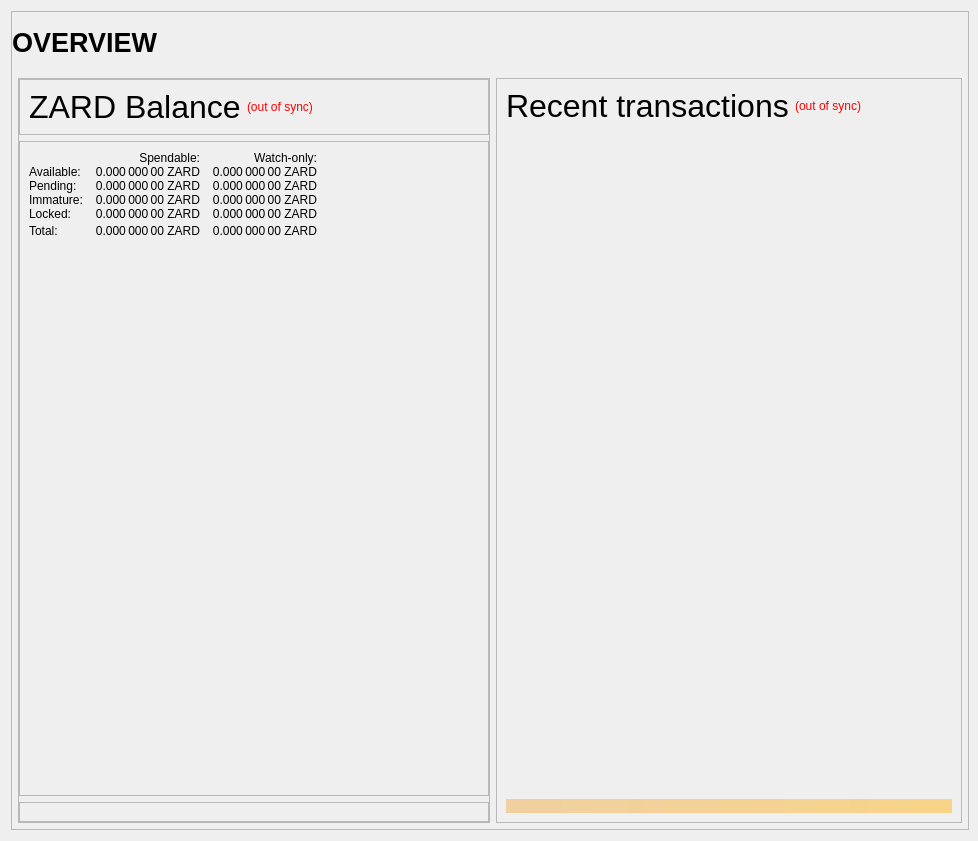
<?xml version="1.0" encoding="UTF-8"?>
<ui version="4.0">
 <class>OverviewPage</class>
 <widget class="QWidget" name="OverviewPage">
  <property name="geometry">
   <rect>
    <x>0</x>
    <y>0</y>
    <width>978</width>
    <height>841</height>
   </rect>
  </property>
  <property name="minimumSize">
   <size>
    <width>960</width>
    <height>682</height>
   </size>
  </property>
  <property name="windowTitle">
   <string>Form</string>
  </property>
  <layout class="QVBoxLayout" name="topLayout" stretch="1">
   <property name="rightMargin">
    <number>9</number>
   </property>
   <item>
    <widget class="QFrame" name="frame_BG">
     <property name="minimumSize">
      <size>
       <width>850</width>
       <height>610</height>
      </size>
     </property>
     <property name="maximumSize">
      <size>
       <width>16777215</width>
       <height>16777215</height>
      </size>
     </property>
     <property name="frameShape">
      <enum>QFrame::StyledPanel</enum>
     </property>
     <property name="frameShadow">
      <enum>QFrame::Raised</enum>
     </property>
     <layout class="QVBoxLayout" name="verticalLayout_3" stretch="1">
      <property name="leftMargin">
       <number>0</number>
      </property>
      <property name="topMargin">
       <number>0</number>
      </property>
      <property name="rightMargin">
       <number>0</number>
      </property>
      <property name="bottomMargin">
       <number>6</number>
      </property>
      <item>
       <layout class="QVBoxLayout" name="verticalLayout_Master" stretch="0,1">
        <property name="leftMargin">
         <number>0</number>
        </property>
        <property name="topMargin">
         <number>0</number>
        </property>
        <property name="rightMargin">
         <number>0</number>
        </property>
        <property name="bottomMargin">
         <number>0</number>
        </property>
        <item>
         <widget class="QFrame" name="frame_Header">
          <layout class="QVBoxLayout" name="verticalLayout_Header" stretch="0">
           <property name="leftMargin">
            <number>0</number>
           </property>
           <property name="topMargin">
            <number>0</number>
           </property>
           <property name="rightMargin">
            <number>0</number>
           </property>
           <property name="bottomMargin">
            <number>0</number>
           </property>
           <item>
            <layout class="QHBoxLayout" name="horizontalLayout_Header" stretch="1,0,1">
             <property name="spacing">
              <number>6</number>
             </property>
             <item>
              <widget class="QLabel" name="labelOverviewHeaderLeft">
               <property name="minimumSize">
                <size>
                 <width>464</width>
                 <height>60</height>
                </size>
               </property>
               <property name="maximumSize">
                <size>
                 <width>16777215</width>
                 <height>60</height>
                </size>
               </property>
               <property name="font">
                <font>
                 <pointsize>20</pointsize>
                 <weight>75</weight>
                 <bold>true</bold>
                </font>
               </property>
               <property name="text">
                <string>OVERVIEW</string>
               </property>
               <property name="alignment">
                <set>Qt::AlignLeading|Qt::AlignLeft|Qt::AlignVCenter</set>
               </property>
              </widget>
             </item>
             <item>
              <spacer name="horizontalSpacer_Header">
               <property name="orientation">
                <enum>Qt::Horizontal</enum>
               </property>
               <property name="sizeHint" stdset="0">
                <size>
                 <width>40</width>
                 <height>20</height>
                </size>
               </property>
              </spacer>
             </item>
             <item>
              <widget class="QLabel" name="labelOverviewHeaderRight">
               <property name="minimumSize">
                <size>
                 <width>464</width>
                 <height>60</height>
                </size>
               </property>
               <property name="maximumSize">
                <size>
                 <width>16777215</width>
                 <height>60</height>
                </size>
               </property>
               <property name="font">
                <font>
                 <pointsize>14</pointsize>
                </font>
               </property>
               <property name="text">
                <string/>
               </property>
               <property name="alignment">
                <set>Qt::AlignRight|Qt::AlignTrailing|Qt::AlignVCenter</set>
               </property>
              </widget>
             </item>
            </layout>
           </item>
          </layout>
         </widget>
        </item>
        <item>
         <widget class="QFrame" name="frame_Content">
          <layout class="QVBoxLayout" name="verticalLayout_Content">
           <property name="leftMargin">
            <number>6</number>
           </property>
           <property name="topMargin">
            <number>0</number>
           </property>
           <property name="rightMargin">
            <number>6</number>
           </property>
           <property name="bottomMargin">
            <number>0</number>
           </property>
           <item>
            <layout class="QHBoxLayout" name="horizontalLayout_Content" stretch="1,1">
             <property name="spacing">
              <number>6</number>
             </property>
             <item>
              <layout class="QVBoxLayout" name="verticalLayout_left" stretch="0">
               <item>
                <widget class="QFrame" name="frameObfuscation">
                 <property name="minimumSize">
                  <size>
                   <width>0</width>
                   <height>0</height>
                  </size>
                 </property>
                 <property name="frameShape">
                  <enum>QFrame::StyledPanel</enum>
                 </property>
                 <property name="frameShadow">
                  <enum>QFrame::Raised</enum>
                 </property>
                 <layout class="QVBoxLayout" name="verticalLayout" stretch="0,0,0">
                  <property name="leftMargin">
                   <number>0</number>
                  </property>
                  <property name="topMargin">
                   <number>0</number>
                  </property>
                  <property name="rightMargin">
                   <number>0</number>
                  </property>
                  <property name="bottomMargin">
                   <number>0</number>
                  </property>
                  <item>
                   <widget class="QFrame" name="frame_CombinedBalances">
                    <property name="minimumSize">
                     <size>
                      <width>470</width>
                      <height>0</height>
                     </size>
                    </property>
                    <property name="frameShape">
                     <enum>QFrame::StyledPanel</enum>
                    </property>
                    <property name="frameShadow">
                     <enum>QFrame::Raised</enum>
                    </property>
                    <layout class="QVBoxLayout" name="verticalLayout_5">
                     <property name="spacing">
                      <number>6</number>
                     </property>
                     <property name="sizeConstraint">
                      <enum>QLayout::SetNoConstraint</enum>
                     </property>
                     <item>
                      <layout class="QHBoxLayout" name="horizontalLayout_5" stretch="0,0,0">
                       <item>
                        <widget class="QLabel" name="label_5z">
                         <property name="minimumSize">
                          <size>
                           <width>0</width>
                           <height>20</height>
                          </size>
                         </property>
                         <property name="font">
                          <font>
                           <pointsize>24</pointsize>
                           <weight>50</weight>
                           <bold>false</bold>
                          </font>
                         </property>
                         <property name="text">
                          <string>ZARD Balance</string>
                         </property>
                        </widget>
                       </item>
                       <item>
                        <widget class="QLabel" name="labelWalletStatus">
                         <property name="cursor">
                          <cursorShape>WhatsThisCursor</cursorShape>
                         </property>
                         <property name="toolTip">
                          <string>The displayed information may be out of date. Your wallet automatically synchronizes with the Zaarde network after a connection is established, but this process has not completed yet.</string>
                         </property>
                         <property name="styleSheet">
                          <string notr="true">QLabel { color: red; }</string>
                         </property>
                         <property name="text">
                          <string notr="true">(out of sync)</string>
                         </property>
                         <property name="alignment">
                          <set>Qt::AlignLeading|Qt::AlignLeft|Qt::AlignVCenter</set>
                         </property>
                        </widget>
                       </item>
                       <item>
                        <spacer name="horizontalSpacer_1">
                         <property name="orientation">
                          <enum>Qt::Horizontal</enum>
                         </property>
                         <property name="sizeHint" stdset="0">
                          <size>
                           <width>40</width>
                           <height>20</height>
                          </size>
                         </property>
                        </spacer>
                       </item>
                      </layout>
                     </item>
                    </layout>
                   </widget>
                  </item>
                  <item>
                   <widget class="QFrame" name="frame_Balances">
                    <property name="frameShape">
                     <enum>QFrame::StyledPanel</enum>
                    </property>
                    <property name="frameShadow">
                     <enum>QFrame::Raised</enum>
                    </property>
                    <layout class="QVBoxLayout" name="verticalLayout_4">
                     <property name="topMargin">
                      <number>9</number>
                     </property>
                     <item>
                      <layout class="QGridLayout" name="gridLayout">
                       <property name="horizontalSpacing">
                        <number>12</number>
                       </property>
                       <property name="verticalSpacing">
                        <number>0</number>
                       </property>
                       <item row="4" column="0">
                        <widget class="QLabel" name="labelLockedBalanceText">
                         <property name="toolTip">
                          <string>Locked ZARD or Masternode collaterals. These are excluded from zZARD minting.</string>
                         </property>
                         <property name="text">
                          <string>Locked:</string>
                         </property>
                        </widget>
                       </item>
                       <item row="4" column="2">
                        <widget class="QLabel" name="labelWatchLocked">
                         <property name="font">
                          <font>
                           <weight>50</weight>
                           <bold>false</bold>
                          </font>
                         </property>
                         <property name="cursor">
                          <cursorShape>IBeamCursor</cursorShape>
                         </property>
                         <property name="toolTip">
                          <string>Current locked balance in watch-only addresses</string>
                         </property>
                         <property name="text">
                          <string notr="true">0.000 000 00 ZARD</string>
                         </property>
                         <property name="alignment">
                          <set>Qt::AlignRight|Qt::AlignTrailing|Qt::AlignVCenter</set>
                         </property>
                         <property name="textInteractionFlags">
                          <set>Qt::LinksAccessibleByMouse|Qt::TextSelectableByKeyboard|Qt::TextSelectableByMouse</set>
                         </property>
                        </widget>
                       </item>
                       <item row="3" column="2">
                        <widget class="QLabel" name="labelWatchImmature">
                         <property name="font">
                          <font>
                           <weight>50</weight>
                           <bold>false</bold>
                          </font>
                         </property>
                         <property name="cursor">
                          <cursorShape>IBeamCursor</cursorShape>
                         </property>
                         <property name="toolTip">
                          <string>Staked or masternode rewards in watch-only addresses that has not yet matured</string>
                         </property>
                         <property name="text">
                          <string notr="true">0.000 000 00 ZARD</string>
                         </property>
                         <property name="alignment">
                          <set>Qt::AlignRight|Qt::AlignTrailing|Qt::AlignVCenter</set>
                         </property>
                         <property name="textInteractionFlags">
                          <set>Qt::LinksAccessibleByMouse|Qt::TextSelectableByKeyboard|Qt::TextSelectableByMouse</set>
                         </property>
                        </widget>
                       </item>
                       <item row="3" column="0">
                        <widget class="QLabel" name="labelImmatureText">
                         <property name="text">
                          <string>Immature:</string>
                         </property>
                        </widget>
                       </item>
                       <item row="5" column="0">
                        <widget class="QLabel" name="labelTotalText">
                         <property name="toolTip">
                          <string>Your current Zaarde balance, unconfirmed and immature transactions included</string>
                         </property>
                         <property name="text">
                          <string>Total:</string>
                         </property>
                        </widget>
                       </item>
                       <item row="1" column="1">
                        <widget class="QLabel" name="labelBalance">
                         <property name="font">
                          <font>
                           <weight>50</weight>
                           <bold>false</bold>
                          </font>
                         </property>
                         <property name="cursor">
                          <cursorShape>IBeamCursor</cursorShape>
                         </property>
                         <property name="toolTip">
                          <string>Your current spendable balance</string>
                         </property>
                         <property name="text">
                          <string notr="true">0.000 000 00 ZARD</string>
                         </property>
                         <property name="alignment">
                          <set>Qt::AlignRight|Qt::AlignTrailing|Qt::AlignVCenter</set>
                         </property>
                         <property name="textInteractionFlags">
                          <set>Qt::LinksAccessibleByMouse|Qt::TextSelectableByKeyboard|Qt::TextSelectableByMouse</set>
                         </property>
                        </widget>
                       </item>
                       <item row="3" column="1">
                        <widget class="QLabel" name="labelImmature">
                         <property name="font">
                          <font>
                           <weight>50</weight>
                           <bold>false</bold>
                          </font>
                         </property>
                         <property name="cursor">
                          <cursorShape>IBeamCursor</cursorShape>
                         </property>
                         <property name="toolTip">
                          <string>Staked or masternode rewards that has not yet matured</string>
                         </property>
                         <property name="text">
                          <string notr="true">0.000 000 00 ZARD</string>
                         </property>
                         <property name="alignment">
                          <set>Qt::AlignRight|Qt::AlignTrailing|Qt::AlignVCenter</set>
                         </property>
                         <property name="textInteractionFlags">
                          <set>Qt::LinksAccessibleByMouse|Qt::TextSelectableByKeyboard|Qt::TextSelectableByMouse</set>
                         </property>
                        </widget>
                       </item>
                       <item row="0" column="1">
                        <widget class="QLabel" name="labelSpendable">
                         <property name="text">
                          <string>Spendable:</string>
                         </property>
                         <property name="alignment">
                          <set>Qt::AlignRight|Qt::AlignTrailing|Qt::AlignVCenter</set>
                         </property>
                        </widget>
                       </item>
                       <item row="2" column="2">
                        <widget class="QLabel" name="labelWatchPending">
                         <property name="font">
                          <font>
                           <weight>50</weight>
                           <bold>false</bold>
                          </font>
                         </property>
                         <property name="cursor">
                          <cursorShape>IBeamCursor</cursorShape>
                         </property>
                         <property name="toolTip">
                          <string>Unconfirmed transactions to watch-only addresses</string>
                         </property>
                         <property name="text">
                          <string notr="true">0.000 000 00 ZARD</string>
                         </property>
                         <property name="alignment">
                          <set>Qt::AlignRight|Qt::AlignTrailing|Qt::AlignVCenter</set>
                         </property>
                         <property name="textInteractionFlags">
                          <set>Qt::LinksAccessibleByMouse|Qt::TextSelectableByKeyboard|Qt::TextSelectableByMouse</set>
                         </property>
                        </widget>
                       </item>
                       <item row="5" column="2">
                        <widget class="QLabel" name="labelWatchTotal">
                         <property name="font">
                          <font>
                           <weight>50</weight>
                           <bold>false</bold>
                          </font>
                         </property>
                         <property name="cursor">
                          <cursorShape>IBeamCursor</cursorShape>
                         </property>
                         <property name="toolTip">
                          <string>Current total balance in watch-only addresses</string>
                         </property>
                         <property name="text">
                          <string notr="true">0.000 000 00 ZARD</string>
                         </property>
                         <property name="alignment">
                          <set>Qt::AlignRight|Qt::AlignTrailing|Qt::AlignVCenter</set>
                         </property>
                         <property name="textInteractionFlags">
                          <set>Qt::LinksAccessibleByMouse|Qt::TextSelectableByKeyboard|Qt::TextSelectableByMouse</set>
                         </property>
                        </widget>
                       </item>
                       <item row="4" column="1">
                        <widget class="QLabel" name="labelLockedBalance">
                         <property name="font">
                          <font>
                           <weight>50</weight>
                           <bold>false</bold>
                          </font>
                         </property>
                         <property name="cursor">
                          <cursorShape>IBeamCursor</cursorShape>
                         </property>
                         <property name="toolTip">
                          <string>Locked ZARD or Masternode collaterals. These are excluded from zZARD minting.</string>
                         </property>
                         <property name="text">
                          <string notr="true">0.000 000 00 ZARD</string>
                         </property>
                         <property name="alignment">
                          <set>Qt::AlignRight|Qt::AlignTrailing|Qt::AlignVCenter</set>
                         </property>
                         <property name="textInteractionFlags">
                          <set>Qt::LinksAccessibleByMouse|Qt::TextSelectableByKeyboard|Qt::TextSelectableByMouse</set>
                         </property>
                        </widget>
                       </item>
                       <item row="5" column="3">
                        <spacer name="horizontalSpacer_9">
                         <property name="orientation">
                          <enum>Qt::Horizontal</enum>
                         </property>
                         <property name="sizeHint" stdset="0">
                          <size>
                           <width>40</width>
                           <height>20</height>
                          </size>
                         </property>
                        </spacer>
                       </item>
                       <item row="1" column="0">
                        <widget class="QLabel" name="labelBalanceText">
                         <property name="text">
                          <string>Available:</string>
                         </property>
                        </widget>
                       </item>
                       <item row="2" column="0">
                        <widget class="QLabel" name="labelPendingText">
                         <property name="text">
                          <string>Pending:</string>
                         </property>
                        </widget>
                       </item>
                       <item row="5" column="1">
                        <widget class="QLabel" name="labelTotal">
                         <property name="font">
                          <font>
                           <weight>50</weight>
                           <bold>false</bold>
                          </font>
                         </property>
                         <property name="cursor">
                          <cursorShape>IBeamCursor</cursorShape>
                         </property>
                         <property name="toolTip">
                          <string>Your current Zaarde balance, unconfirmed and immature transactions included</string>
                         </property>
                         <property name="text">
                          <string notr="true">0.000 000 00 ZARD</string>
                         </property>
                         <property name="alignment">
                          <set>Qt::AlignRight|Qt::AlignTrailing|Qt::AlignVCenter</set>
                         </property>
                         <property name="textInteractionFlags">
                          <set>Qt::LinksAccessibleByMouse|Qt::TextSelectableByKeyboard|Qt::TextSelectableByMouse</set>
                         </property>
                        </widget>
                       </item>
                       <item row="0" column="2">
                        <widget class="QLabel" name="labelWatchonly">
                         <property name="text">
                          <string>Watch-only:</string>
                         </property>
                         <property name="alignment">
                          <set>Qt::AlignRight|Qt::AlignTrailing|Qt::AlignVCenter</set>
                         </property>
                        </widget>
                       </item>
                       <item row="2" column="1">
                        <widget class="QLabel" name="labelUnconfirmed">
                         <property name="font">
                          <font>
                           <weight>50</weight>
                           <bold>false</bold>
                          </font>
                         </property>
                         <property name="cursor">
                          <cursorShape>IBeamCursor</cursorShape>
                         </property>
                         <property name="toolTip">
                          <string>Total of transactions that have yet to be confirmed, and do not yet count toward the spendable balance</string>
                         </property>
                         <property name="text">
                          <string notr="true">0.000 000 00 ZARD</string>
                         </property>
                         <property name="alignment">
                          <set>Qt::AlignRight|Qt::AlignTrailing|Qt::AlignVCenter</set>
                         </property>
                         <property name="textInteractionFlags">
                          <set>Qt::LinksAccessibleByMouse|Qt::TextSelectableByKeyboard|Qt::TextSelectableByMouse</set>
                         </property>
                        </widget>
                       </item>
                       <item row="1" column="2">
                        <widget class="QLabel" name="labelWatchAvailable">
                         <property name="font">
                          <font>
                           <weight>50</weight>
                           <bold>false</bold>
                          </font>
                         </property>
                         <property name="cursor">
                          <cursorShape>IBeamCursor</cursorShape>
                         </property>
                         <property name="toolTip">
                          <string>Your current balance in watch-only addresses</string>
                         </property>
                         <property name="text">
                          <string notr="true">0.000 000 00 ZARD</string>
                         </property>
                         <property name="alignment">
                          <set>Qt::AlignRight|Qt::AlignTrailing|Qt::AlignVCenter</set>
                         </property>
                         <property name="textInteractionFlags">
                          <set>Qt::LinksAccessibleByMouse|Qt::TextSelectableByKeyboard|Qt::TextSelectableByMouse</set>
                         </property>
                        </widget>
                       </item>
                      </layout>
                     </item>
                     <item>
                      <spacer name="verticalSpacer_3">
                       <property name="orientation">
                        <enum>Qt::Vertical</enum>
                       </property>
                       <property name="sizeHint" stdset="0">
                        <size>
                         <width>20</width>
                         <height>40</height>
                        </size>
                       </property>
                      </spacer>
                     </item>
                    </layout>
                   </widget>
                  </item>
                  <item>
                   <widget class="QFrame" name="frame_ZerocoinBalances">
                    <property name="frameShape">
                     <enum>QFrame::StyledPanel</enum>
                    </property>
                    <property name="frameShadow">
                     <enum>QFrame::Raised</enum>
                    </property>
                    <layout class="QVBoxLayout" name="verticalLayout_7"/>
                   </widget>
                  </item>
                 </layout>
                </widget>
               </item>
              </layout>
             </item>
             <item>
              <layout class="QVBoxLayout" name="verticalLayout_right" stretch="1">
               <item>
                <widget class="QFrame" name="frame_RecentTransactions">
                 <property name="minimumSize">
                  <size>
                   <width>0</width>
                   <height>0</height>
                  </size>
                 </property>
                 <property name="frameShape">
                  <enum>QFrame::StyledPanel</enum>
                 </property>
                 <property name="frameShadow">
                  <enum>QFrame::Raised</enum>
                 </property>
                 <layout class="QVBoxLayout" name="verticalLayout_1" stretch="0,0,0,0">
                  <item>
                   <layout class="QHBoxLayout" name="horizontalLayout_2">
                    <item>
                     <widget class="QLabel" name="label_4">
                      <property name="minimumSize">
                       <size>
                        <width>0</width>
                        <height>20</height>
                       </size>
                      </property>
                      <property name="font">
                       <font>
                        <pointsize>24</pointsize>
                        <weight>50</weight>
                        <bold>false</bold>
                       </font>
                      </property>
                      <property name="text">
                       <string>Recent transactions</string>
                      </property>
                     </widget>
                    </item>
                    <item>
                     <widget class="QLabel" name="labelTransactionsStatus">
                      <property name="cursor">
                       <cursorShape>WhatsThisCursor</cursorShape>
                      </property>
                      <property name="toolTip">
                       <string>The displayed information may be out of date. Your wallet automatically synchronizes with the Zaarde network after a connection is established, but this process has not completed yet.</string>
                      </property>
                      <property name="styleSheet">
                       <string notr="true">QLabel { color: red; }</string>
                      </property>
                      <property name="text">
                       <string notr="true">(out of sync)</string>
                      </property>
                      <property name="alignment">
                       <set>Qt::AlignRight|Qt::AlignTrailing|Qt::AlignVCenter</set>
                      </property>
                     </widget>
                    </item>
                    <item>
                     <spacer name="horizontalSpacer">
                      <property name="orientation">
                       <enum>Qt::Horizontal</enum>
                      </property>
                      <property name="sizeHint" stdset="0">
                       <size>
                        <width>40</width>
                        <height>20</height>
                       </size>
                      </property>
                     </spacer>
                    </item>
                   </layout>
                  </item>
                  <item>
                   <widget class="QListView" name="listTransactions">
                    <property name="minimumSize">
                     <size>
                      <width>0</width>
                      <height>0</height>
                     </size>
                    </property>
                    <property name="styleSheet">
                     <string notr="true">QListView { background: transparent; }</string>
                    </property>
                    <property name="frameShape">
                     <enum>QFrame::NoFrame</enum>
                    </property>
                    <property name="verticalScrollBarPolicy">
                     <enum>Qt::ScrollBarAlwaysOff</enum>
                    </property>
                    <property name="horizontalScrollBarPolicy">
                     <enum>Qt::ScrollBarAlwaysOff</enum>
                    </property>
                    <property name="selectionMode">
                     <enum>QAbstractItemView::NoSelection</enum>
                    </property>
                   </widget>
                  </item>
                  <item>
                   <spacer name="verticalSpacer_2">
                    <property name="orientation">
                     <enum>Qt::Vertical</enum>
                    </property>
                    <property name="sizeType">
                     <enum>QSizePolicy::Expanding</enum>
                    </property>
                    <property name="sizeHint" stdset="0">
                     <size>
                      <width>20</width>
                      <height>40</height>
                     </size>
                    </property>
                   </spacer>
                  </item>
                  <item>
                   <widget class="QLabel" name="labelAlerts">
                    <property name="maximumSize">
                     <size>
                      <width>16777215</width>
                      <height>16777215</height>
                     </size>
                    </property>
                    <property name="styleSheet">
                     <string notr="true">background-color: qlineargradient(x1: 0, y1: 0, x2: 1, y2: 0, stop:0 #F0D0A0, stop:1 #F8D488); color:#000000;</string>
                    </property>
                    <property name="text">
                     <string/>
                    </property>
                    <property name="wordWrap">
                     <bool>true</bool>
                    </property>
                    <property name="margin">
                     <number>3</number>
                    </property>
                   </widget>
                  </item>
                 </layout>
                </widget>
               </item>
              </layout>
             </item>
            </layout>
           </item>
          </layout>
         </widget>
        </item>
       </layout>
      </item>
     </layout>
    </widget>
   </item>
  </layout>
 </widget>
 <resources/>
 <connections/>
</ui>
